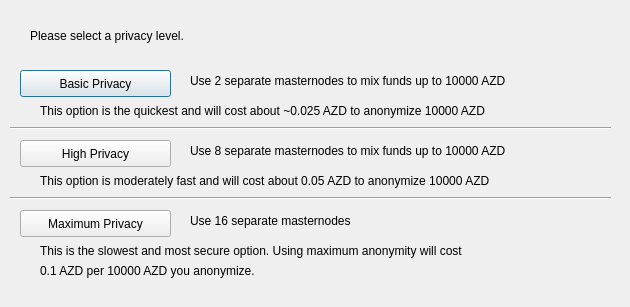
<?xml version="1.0" encoding="UTF-8"?>
<ui version="4.0">
 <class>ObfuscationConfig</class>
 <widget class="QDialog" name="ObfuscationConfig">
  <property name="geometry">
   <rect>
    <x>0</x>
    <y>0</y>
    <width>630</width>
    <height>307</height>
   </rect>
  </property>
  <property name="windowTitle">
   <string>Configure Obfuscation</string>
  </property>
  <widget class="QPushButton" name="buttonBasic">
   <property name="geometry">
    <rect>
     <x>20</x>
     <y>70</y>
     <width>151</width>
     <height>27</height>
    </rect>
   </property>
   <property name="text">
    <string>Basic Privacy</string>
   </property>
  </widget>
  <widget class="QPushButton" name="buttonHigh">
   <property name="geometry">
    <rect>
     <x>20</x>
     <y>140</y>
     <width>151</width>
     <height>27</height>
    </rect>
   </property>
   <property name="text">
    <string>High Privacy</string>
   </property>
  </widget>
  <widget class="QPushButton" name="buttonMax">
   <property name="geometry">
    <rect>
     <x>20</x>
     <y>210</y>
     <width>151</width>
     <height>27</height>
    </rect>
   </property>
   <property name="text">
    <string>Maximum Privacy</string>
   </property>
  </widget>
  <widget class="QLabel" name="label">
   <property name="geometry">
    <rect>
     <x>30</x>
     <y>20</y>
     <width>571</width>
     <height>31</height>
    </rect>
   </property>
   <property name="text">
    <string>Please select a privacy level.</string>
   </property>
  </widget>
  <widget class="QLabel" name="label_2">
   <property name="geometry">
    <rect>
     <x>190</x>
     <y>70</y>
     <width>421</width>
     <height>21</height>
    </rect>
   </property>
   <property name="text">
    <string>Use 2 separate masternodes to mix funds up to 10000 AZD</string>
   </property>
  </widget>
  <widget class="QLabel" name="label_3">
   <property name="geometry">
    <rect>
     <x>190</x>
     <y>140</y>
     <width>411</width>
     <height>21</height>
    </rect>
   </property>
   <property name="text">
    <string>Use 8 separate masternodes to mix funds up to 10000 AZD</string>
   </property>
  </widget>
  <widget class="QLabel" name="label_4">
   <property name="geometry">
    <rect>
     <x>190</x>
     <y>210</y>
     <width>421</width>
     <height>21</height>
    </rect>
   </property>
   <property name="text">
    <string>Use 16 separate masternodes</string>
   </property>
  </widget>
  <widget class="QLabel" name="label_6">
   <property name="geometry">
    <rect>
     <x>40</x>
     <y>100</y>
     <width>561</width>
     <height>21</height>
    </rect>
   </property>
   <property name="text">
    <string>This option is the quickest and will cost about ~0.025 AZD to anonymize 10000 AZD</string>
   </property>
  </widget>
  <widget class="QLabel" name="label_7">
   <property name="geometry">
    <rect>
     <x>40</x>
     <y>170</y>
     <width>561</width>
     <height>21</height>
    </rect>
   </property>
   <property name="text">
    <string>This option is moderately fast and will cost about 0.05 AZD to anonymize 10000 AZD</string>
   </property>
  </widget>
  <widget class="QLabel" name="label_8">
   <property name="geometry">
    <rect>
     <x>40</x>
     <y>240</y>
     <width>561</width>
     <height>21</height>
    </rect>
   </property>
   <property name="text">
    <string>This is the slowest and most secure option. Using maximum anonymity will cost</string>
   </property>
  </widget>
  <widget class="QLabel" name="label_9">
   <property name="geometry">
    <rect>
     <x>40</x>
     <y>260</y>
     <width>561</width>
     <height>21</height>
    </rect>
   </property>
   <property name="text">
    <string>0.1 AZD per 10000 AZD you anonymize.</string>
   </property>
  </widget>
  <widget class="Line" name="line">
   <property name="geometry">
    <rect>
     <x>10</x>
     <y>120</y>
     <width>601</width>
     <height>16</height>
    </rect>
   </property>
   <property name="orientation">
    <enum>Qt::Horizontal</enum>
   </property>
  </widget>
  <widget class="Line" name="line_2">
   <property name="geometry">
    <rect>
     <x>10</x>
     <y>190</y>
     <width>601</width>
     <height>16</height>
    </rect>
   </property>
   <property name="orientation">
    <enum>Qt::Horizontal</enum>
   </property>
  </widget>
 </widget>
 <resources/>
 <connections/>
</ui>
